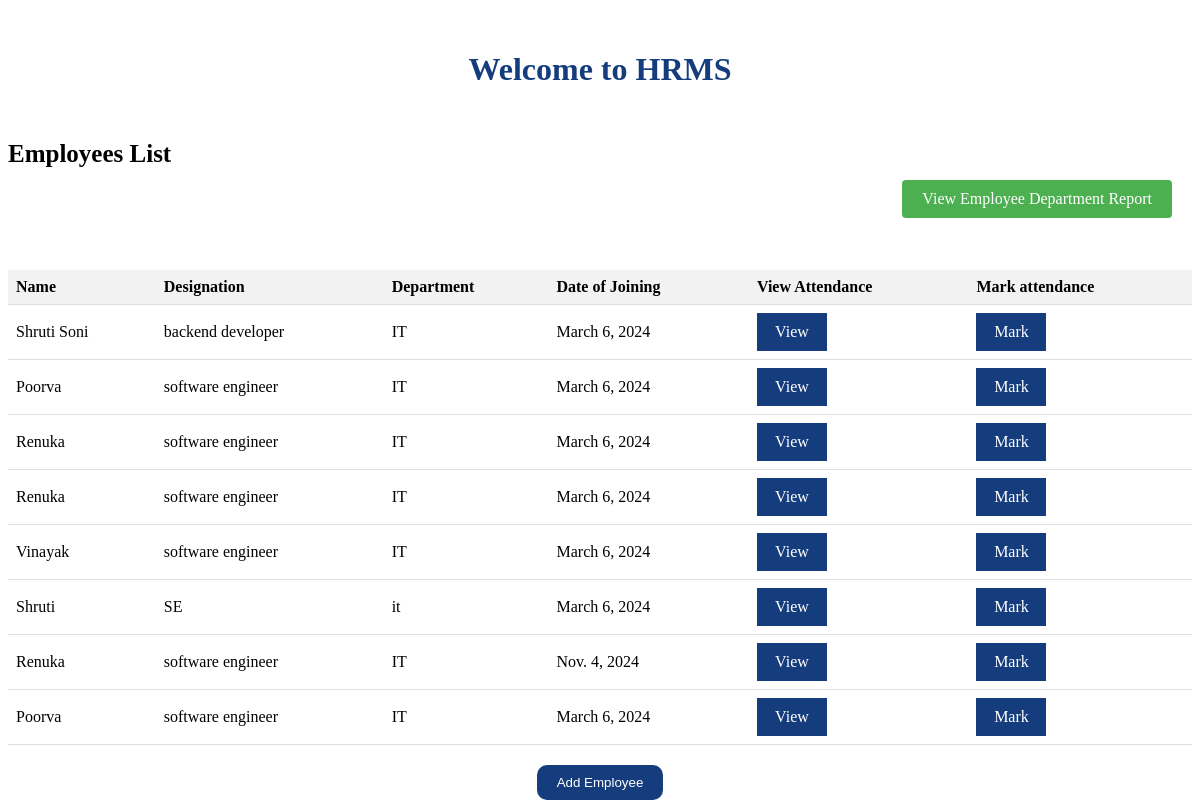
The app's page /, older data.
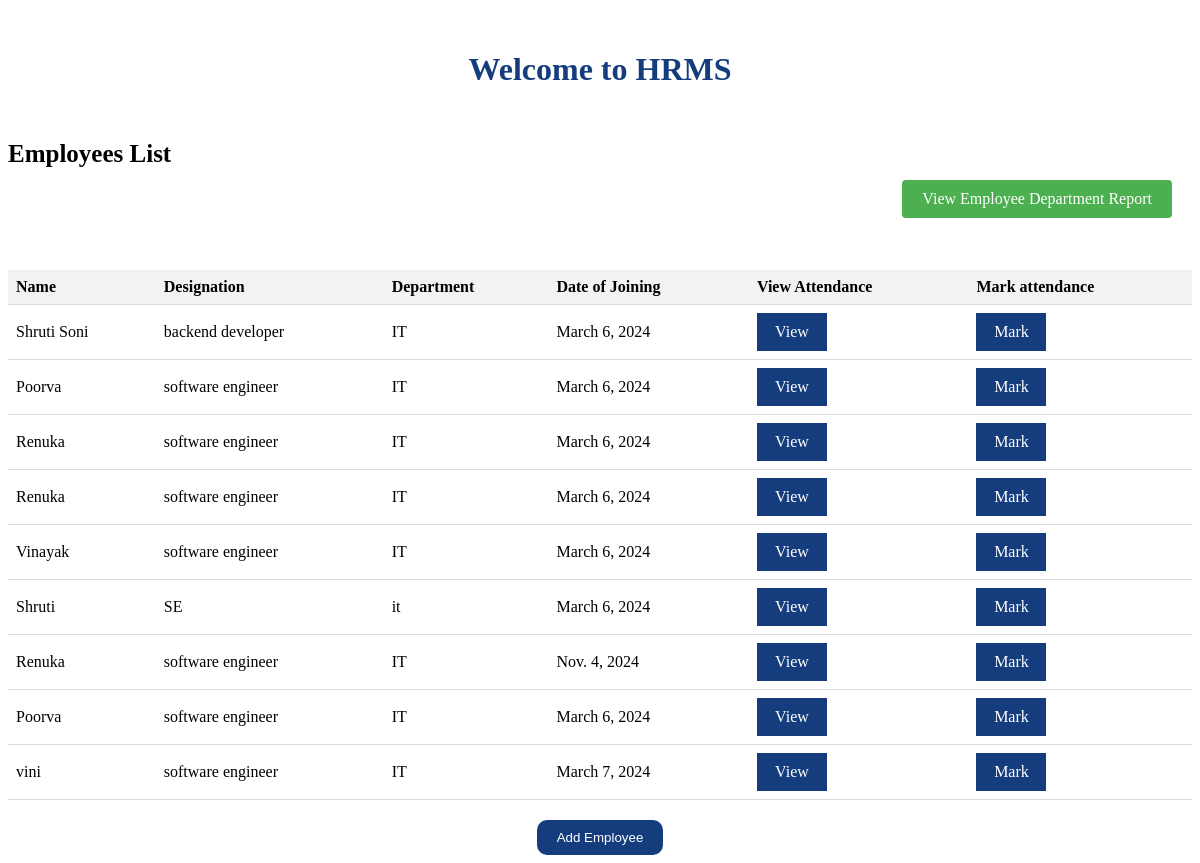
The same page, newer data.
### empolyee/models.py (models this page shows, shortened)
class Employee(models.Model):
    name = models.CharField(max_length=100)
    designation = models.CharField(max_length=100)
    department = models.CharField(max_length=100)
    date_of_joining = models.DateField()
    attendance_date = models.DateField(null=True, blank=True)
    is_present = models.BooleanField(default=False)

### empolyee/views.py (the view)
# urls.py: path('', views.home, name='home'),
def home(request):
    employees = Employee.objects.all()
    return render(request, 'home.html', {'employees': employees})

### empolyee/templates/home.html (shortened to what this page needs)
<!DOCTYPE html>
<html lang="en">
<head>
</head>
<body>
    <h1 class="wlcm-title">Welcome to HRMS</h1>
    <div class="list-heading"> Employees List</div>
    <div class="report-btn"><a href="{% url 'employee_department_report' %}" class="view-report">View Employee Department Report</a></div>
    <table>
        <thead>
            <tr>
                <th>Name</th>
                <th>Designation</th>
                <th>Department</th>
                <th>Date of Joining</th>
                <th>View Attendance</th>
                <th>Mark attendance</th>
            </tr>
        </thead>
        <tbody>
            {% for employee in employees %}
            <tr>
                <td>{{ employee.name }}</td>
                <td>{{ employee.designation }}</td>
                <td>{{ employee.department }}</td>
                <td>{{ employee.date_of_joining }}</td>
                <td ><div class="view-btn"><a href="{% url 'employee_detail' employee.id %}">View</a></div></td>
                <td ><div class="view-btn"><a href="{% url 'mark_attendance' employee.id %}">Mark</a></div></td>
            </tr>
            {% endfor %}
        </tbody>
    </table>
    <div class="flex"><a href="{% url 'add_employee' %}"><button class="add-employee-btn">Add Employee</button></a></div>
</body>
</html>

Row changes from the older to the newer data that the page shows:
added Employee: name "vini", designation "software engineer", department "IT", date_of_joining "March 7, 2024"
